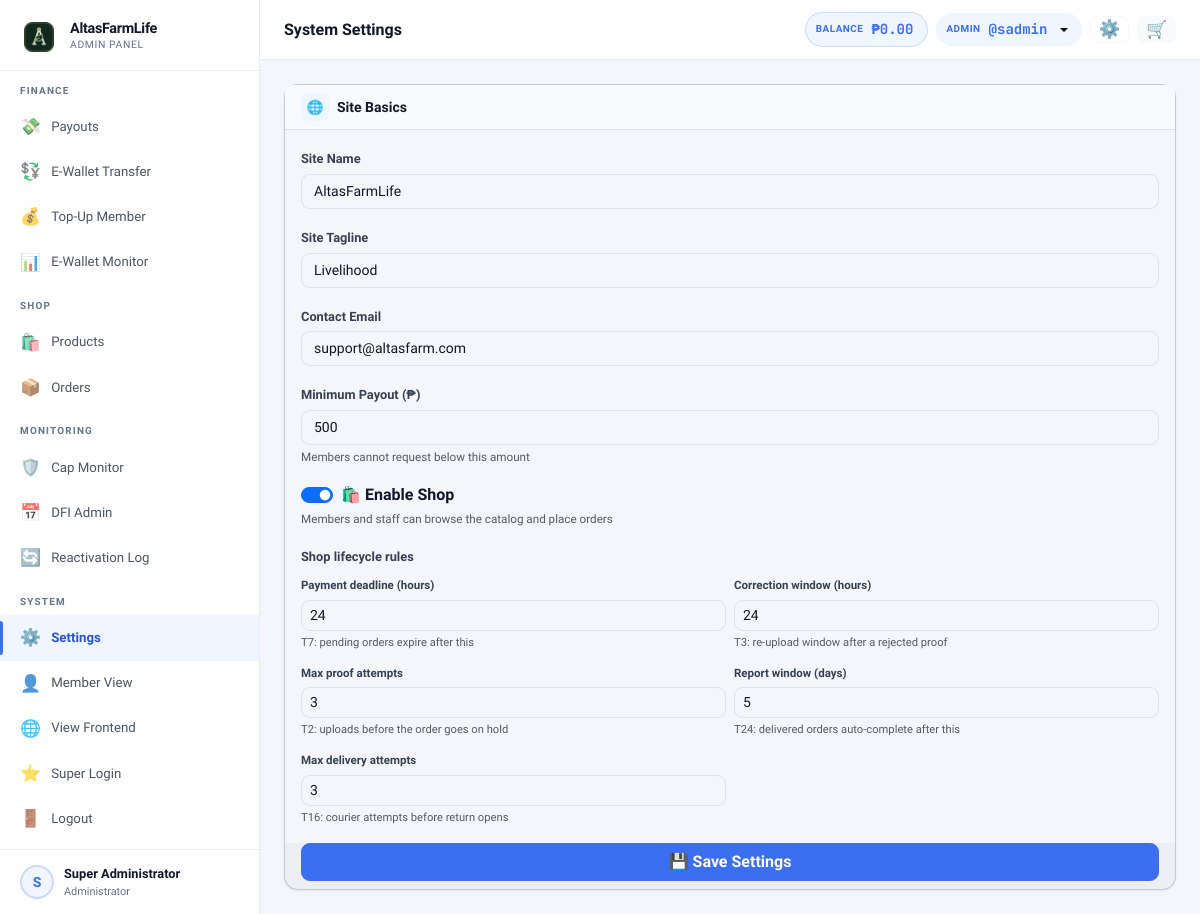
/?page=admin_settings (signed in), run on the app's committed database.
### tables this page shows
CREATE TABLE settings (
  key_name   VARCHAR(80) NOT NULL PRIMARY KEY,
  value      TEXT        NOT NULL,
  updated_at TIMESTAMP DEFAULT CURRENT_TIMESTAMP ON UPDATE CURRENT_TIMESTAMP
);

CREATE TABLE users (
  id                INT UNSIGNED AUTO_INCREMENT PRIMARY KEY,
  username          VARCHAR(40)  NOT NULL UNIQUE,
  password_hash     VARCHAR(255) NOT NULL,
  role              ENUM('member','admin','superadmin') NOT NULL DEFAULT 'member',
  package_id        INT UNSIGNED NULL,
  reg_code_id           INT UNSIGNED NULL,
  reg_payment_method    ENUM('code','ewallet','pending','standard') NOT NULL DEFAULT 'code',
  reg_paid_by           INT UNSIGNED NULL,

   
  sponsor_id        INT UNSIGNED NULL,
  binary_parent_id  INT UNSIGNED NULL,
  binary_position   ENUM('left','right') NULL,

   
  left_count        INT UNSIGNED NOT NULL DEFAULT 0,
  left_count_paid   INT UNSIGNED NOT NULL DEFAULT 0,
  right_count       INT UNSIGNED NOT NULL DEFAULT 0,
  right_count_paid  INT UNSIGNED NOT NULL DEFAULT 0,
  pairs_paid        INT UNSIGNED NOT NULL DEFAULT 0,
  pairs_flushed     INT UNSIGNED NOT NULL DEFAULT 0,
  pairs_paid_today  INT UNSIGNED NOT NULL DEFAULT 0,   

   
  lifetime_earned       DECIMAL(14,2) NOT NULL DEFAULT 0.00,
  cap_status            ENUM('active','capped','perminact') NOT NULL DEFAULT 'active',
  capping_bypass        TINYINT(1)   NOT NULL DEFAULT 0,
  daily_cap_bypass      TINYINT(1)   NOT NULL DEFAULT 0,
  capped_at             TIMESTAMP NULL,
  last_reactivation_at  TIMESTAMP NULL,
  dfi_days_used         INT UNSIGNED NOT NULL DEFAULT 0,
  dfi_active            TINYINT(1)   NOT NULL DEFAULT 1,
  cd_active             TINYINT(1)   NOT NULL DEFAULT 0,
  ewallet_sent_today      DECIMAL(12,2) NOT NULL DEFAULT 0.00,
  ewallet_sent_this_week  DECIMAL(12,2) NOT NULL DEFAULT 0.00,

   
  full_name         VARCHAR(120) NULL,
  email             VARCHAR(120) NULL,
  mobile            VARCHAR(20)  NULL,
  gcash_number      VARCHAR(20)  NULL,
  maya_number       VARCHAR(20)  NULL,
  usdt_trc20_address VARCHAR(100) NULL,
  usdt_bep20_address VARCHAR(100) NULL,
  address           TEXT         NULL,
  photo             VARCHAR(200) NULL,

  ewallet_balance       DECIMAL(14,2) NOT NULL DEFAULT 0.00,
  withdrawable_balance  DECIMAL(14,2) NOT NULL DEFAULT 0.00,
  status                ENUM('active','suspended','pending','deactivated') NOT NULL DEFAULT 'active',
  joined_at         TIMESTAMP DEFAULT CURRENT_TIMESTAMP,
  last_login        TIMESTAMP NULL,

  FOREIGN KEY (sponsor_id)       REFERENCES users(id) ON DELETE SET NULL,
  FOREIGN KEY (binary_parent_id) REFERENCES users(id) ON DELETE SET NULL,
  FOREIGN KEY (package_id)       REFERENCES packages(id) ON DELETE SET NULL
);

### views/admin/settings.php (the view, shortened to what the rows shown need)
<?php require 'views/partials/head.php'; ?>
<?php require 'views/partials/sidebar_admin.php'; ?>
<div class="main-content">
    <?php require 'views/partials/topbar.php'; ?>
    <div class="page-content">
        <div class="tab-content">
            <div class="tab-pane fade show active" id="tabPane-basics" role="tabpanel">
                <form method="POST" action="<?= APP_URL ?>/?page=admin_save_settings">
                    <div class="card">
                        <div class="card-body">
                            <div class="mb-3">
                                <label class="form-label">Site Name</label>
                                <input type="text" name="site_name" class="form-control" value="<?= e(setting('site_name')) ?>">
                            </div>
                            <div class="mb-3">
                                <label class="form-label">Site Tagline</label>
                                <input type="text" name="site_tagline" class="form-control" value="<?= e(setting('site_tagline')) ?>">
                            </div>
                            <div class="mb-3">
                                <label class="form-label">Contact Email</label>
                                <input type="email" name="contact_email" class="form-control" value="<?= e(setting('contact_email')) ?>">
                            </div>
                            <div class="mb-3">
                                <label class="form-label">Minimum Payout (₱)</label>
                                <input type="number" name="min_payout" class="form-control" min="0" step="0.01" value="<?= e(setting('min_payout', '500')) ?>">
                                <div class="form-text">Members cannot request below this amount</div>
                            </div>
                                    <input class="form-check-input" type="checkbox" name="shop_enabled" id="shopEnabled" value="1" <?= setting('shop_enabled', '1') === '1' ? 'checked' : '' ?>>
                            <div class="row g-2">
                                <div class="col-md-6">
                                    <label class="form-label" style="font-size:.72rem;">Payment deadline (hours)</label>
                                    <input type="number" name="shop_payment_deadline_hours" class="form-control form-control-sm" min="1" value="<?= e(setting('shop_payment_deadline_hours', '24')) ?>">
                                    <div class="form-text" style="font-size:.7rem;">T7: pending orders expire after this</div>
                                </div>
                                <div class="col-md-6">
                                    <label class="form-label" style="font-size:.72rem;">Correction window (hours)</label>
                                    <input type="number" name="shop_correction_window_hours" class="form-control form-control-sm" min="1" value="<?= e(setting('shop_correction_window_hours', '24')) ?>">
                                    <div class="form-text" style="font-size:.7rem;">T3: re-upload window after a rejected proof</div>
                                </div>
                                <div class="col-md-6">
                                    <label class="form-label" style="font-size:.72rem;">Max proof attempts</label>
                                    <input type="number" name="shop_max_proof_attempts" class="form-control form-control-sm" min="1" value="<?= e(setting('shop_max_proof_attempts', '3')) ?>">
                                    <div class="form-text" style="font-size:.7rem;">T2: uploads before the order goes on hold</div>
                                </div>
                                <div class="col-md-6">
                                    <label class="form-label" style="font-size:.72rem;">Report window (days)</label>
                                    <input type="number" name="shop_report_window_days" class="form-control form-control-sm" min="1" value="<?= e(setting('shop_report_window_days', '5')) ?>">
                                    <div class="form-text" style="font-size:.7rem;">T24: delivered orders auto-complete after this</div>
                                </div>
                                <div class="col-md-6">
                                    <label class="form-label" style="font-size:.72rem;">Max delivery attempts</label>
                                    <input type="number" name="shop_max_delivery_attempts" class="form-control form-control-sm" min="1" value="<?= e(setting('shop_max_delivery_attempts', '3')) ?>">
                                    <div class="form-text" style="font-size:.7rem;">T16: courier attempts before return opens</div>
                                </div>
                            </div>
                        </div>
                    </div>
                </form>
            </div>
        </div>
    </div>
</div>
<?php require 'views/partials/footer.php'; ?>

### views/partials/sidebar_admin.php (shortened to what the rows shown need)
<?php
$cp = current_page();
$adminUser = Auth::user();
$initial = strtoupper(substr($adminUser['username'] ?? 'A', 0, 1));
$pendingPayouts = (int)db()->query("SELECT COUNT(*) FROM payout_requests WHERE status='pending'")->fetchColumn();
$pendingMembers = (int)db()->query("SELECT COUNT(*) FROM users WHERE role='member' AND status='pending'")->fetchColumn();
if (!function_exists('renderAdminNav')) {
function renderAdminNav($cp, $adminUser, $initial, $pendingPayouts, $pendingMembers)
{ ?>
  <div class="sidebar-brand">
    <div>
      <div class="brand-name"><?= e(setting('site_name', APP_NAME)) ?></div>
      <div class="brand-sub">Admin Panel</div>
    </div>
  </div>
  <div class="sidebar-footer">
    <div class="sidebar-user">
      <div class="user-avatar">
        <?= $initial ?>
      </div>
      <div class="user-info">
        <div class="user-name"><?= e($adminUser['full_name'] ?: $adminUser['username']) ?></div>
        <div class="user-role">Administrator</div>
      </div>
    </div>
  </div>
<?php } ?>
<?php }  ?>
<div class="sidebar d-none d-lg-flex flex-column">
  <?php renderAdminNav($cp, $adminUser, $initial, $pendingPayouts, $pendingMembers); ?>
</div>
    <?php renderAdminNav($cp, $adminUser, $initial, $pendingPayouts, $pendingMembers); ?>

### views/partials/topbar.php (shortened to what the rows shown need)
<?php
if (isset($_GET['page']) && $_GET['page'] === 'admin_user_view' && !empty($_GET['id']) && Auth::isAdmin()) {
    $topbarUser = getUserById((int)$_GET['id']);
    if (!$topbarUser) {
        flash('error', 'User not found.');
        redirect('/?page=admin_users');
    }
    $walletUser = $topbarUser;
} else {
    $topbarUser = Auth::user();
    $walletUser = Auth::isSuperadmin() ? (User::find(Auth::actingAdminId()) ?: $topbarUser) : $topbarUser;
}
$topbarBalance = fmt_money($walletUser['ewallet_balance'] ?? 0);
$isMember      = ($topbarUser['role'] ?? '') === 'member';
?>
<div class="topbar-wrapper no-print">
    <div class="d-flex align-items-center gap-2">
        <?php if ($isMember || Auth::isSuperadmin()): ?>
            <div class="topbar-balance d-none d-sm-flex">
                <span class="bal-label">Balance</span>
                <span class="bal-amount" id="topbarBalance"><?= $topbarBalance ?></span>
            </div>
        <?php endif; ?>
        <div class="dropdown">
            <button class="topbar-balance border-0 dropdown-toggle" type="button"
                data-bs-toggle="dropdown" aria-expanded="false"
                title="<?= e($topbarUser['username'] ?? '') ?>" style="cursor:pointer;">
                <span class="bal-label"><?= Auth::isAdmin() ? 'Admin' : 'User' ?></span>
                <span class="bal-amount">@<?= e($topbarUser['username'] ?? '') ?></span>
            </button>
        </div>
    </div>
</div>

### data on the page
settings: value "AltasFarmLife", site_name "AltasFarmLife"
users: username "S", full_name "Super Administrator", username "sadmin"
users: ewallet_balance "₱0.00"
settings: site_tagline "Livelihood"
settings: contact_email "support@altasfarm.com"
settings: min_payout "500"
settings: shop_payment_deadline_hours "24"
settings: shop_correction_window_hours "24"
settings: shop_max_proof_attempts "3"
settings: shop_report_window_days "5"
settings: shop_max_delivery_attempts "3"

### other printed values
$pageTitle "System Settings"
